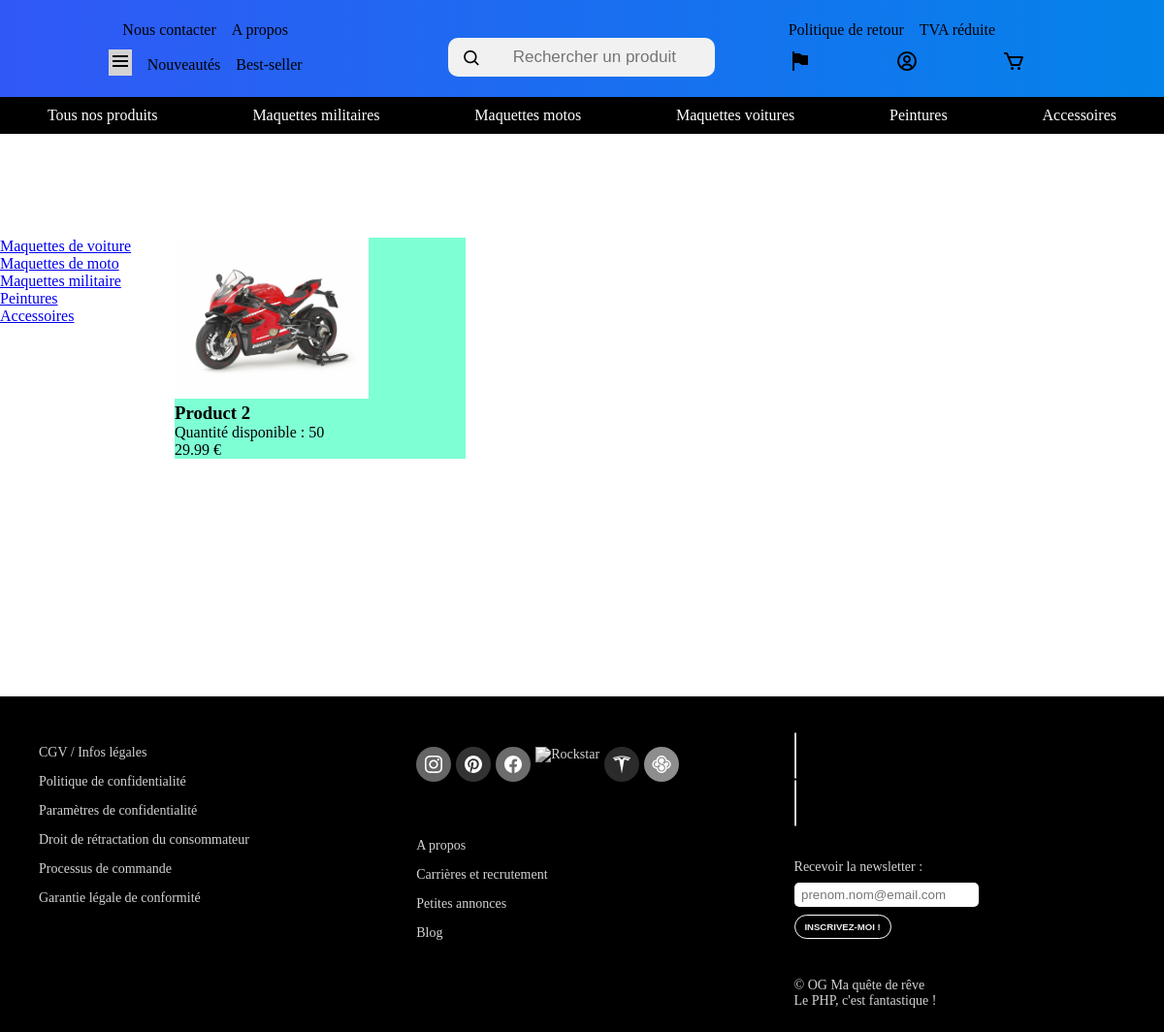
/pages/categorie-militaire.php?recherche=Product 2, run on the app's committed database.
### tables this page shows
CREATE TABLE `produits` (
  `id_produit` int(11) NOT NULL,
  `nom_produit` varchar(255) NOT NULL,
  `echelle` varchar(10) DEFAULT NULL,
  `id_categorie` int(11) NOT NULL,
  `quantite` int(11) NOT NULL,
  `prix` decimal(8,2) NOT NULL,
  `id_marque` int(11) NOT NULL,
  `description` text NOT NULL,
  `age_recommande` varchar(4) NOT NULL,
  `reference_image` varchar(255) DEFAULT NULL
);

### pages/categorie-militaire.php (the view, shortened to what this page needs)
<?php
require_once(__DIR__ . '/../Connexion/connexionBDD.php');
$query_result = null;
if (isset($_GET["recherche"])) {
    $query = $_GET["recherche"];
    $sql = "SELECT *
    FROM produits as p
    WHERE p.nom_produit LIKE :query
    OR p.description LIKE :query";
    $stmt = $mysqlClient->prepare($sql);
    $stmt->bindParam(':query', $param_query, PDO::PARAM_STR);
    $stmt->execute();
    $query_result = $stmt->fetchAll(PDO::FETCH_ASSOC);
}
?>
<!DOCTYPE html>
<html lang="fr">
<head>
    <?php require_once(__DIR__ . '/importCSS.php'); ?>
</head>
<body>
    <div class="container-page-grid">
        <header class="header-recherche">
            <?php require_once(__DIR__ . '/header.php'); ?>
        </header>
        <div class="sidebar">
            <ol>
                <li><a href="#">Maquettes de voiture</a></li>
                <li><a href="#">Maquettes de moto</a></li>
                <li><a href="#">Maquettes militaire</a></li>
                <li><a href="#">Peintures</a></li>
                <li><a href="#">Accessoires</a></li>
            </ol>
        </div>
        <div class="main-body">
            <div class="product-detail-container">
                <?php if (is_null($query_result) || count($query_result) == 0): ?>
                    <div class="no-result">Pas de résultat pour votre recherche :
                        <?= $query ?>
                    </div>
                <?php else: ?>
                    <?php foreach ($query_result as $value): ?>
                        <div class="product">
                            <a style="text-decoration:none ; color:black" class="product_main_container_link" href="produit.php?id_produit=<?= $value['id_produit'] ?>"
                                title="<?= $value['nom_produit'] ?>">
                                <img class="product__image-box" loading="lazy"
                                    src="../Ressources/assets_produits/<?= $value['reference_image'] ?>"
                                    title="<?= $value['nom_produit'] ?>" alt="<?= $value['nom_produit'] ?>">
                                <div class="product__content">
                                    <h3 class="product__title">
                                        <?= $value['nom_produit'] ?>
                                    </h3>
                                    <p class="product__sku">Quantité disponible :
                                        <?= $value['quantite'] ?>
                                    </p>
                                    <p class="product__price">
                                        <?= $value['prix'] . " €" ?>
                                    </p>
                                </div>
                            </a>
                        </div>
                    <?php endforeach ?>
                <?php endif ?>
            </div>
        </div>
    </div>
    <footer>
        <?php require_once(__DIR__ . '/footer.php'); ?>
    </footer>
</body>
</html>

### css/entete_v2-css.css (style rules this page uses)
* { margin: 0; padding: 0; box-sizing: border-box; }
html body { font-family: Mooli; }

### css/footer-css_v2.css (style rules this page uses)
* { margin: 0; padding: 0; box-sizing: border-box; }
html body { font-family: Mooli; }

### css/resultat-recherche.css (style rules this page uses)
.container-page-grid { display: grid; grid-template-columns: 1fr 1fr 1fr; grid-template-rows: 1fr 1fr 1fr; gap: 1em; }
.header-recherche { grid-column: 1 /span 3; grid-row: 1; height: 125px; background-color: brown; }
.product-detail-container { display: flex; width: 70vw; flex-wrap: wrap; }
.product { display: flex; flex-direction: column; background-color: aquamarine; width: 300px; }
.product__image-box { max-width: 200px; max-height: 200px; }
.product_main_container_link { text-decoration: none; color: black; }

### data on the page
produits: reference_image (picture), nom_produit "Product 2", quantite "50", prix "29.99"
